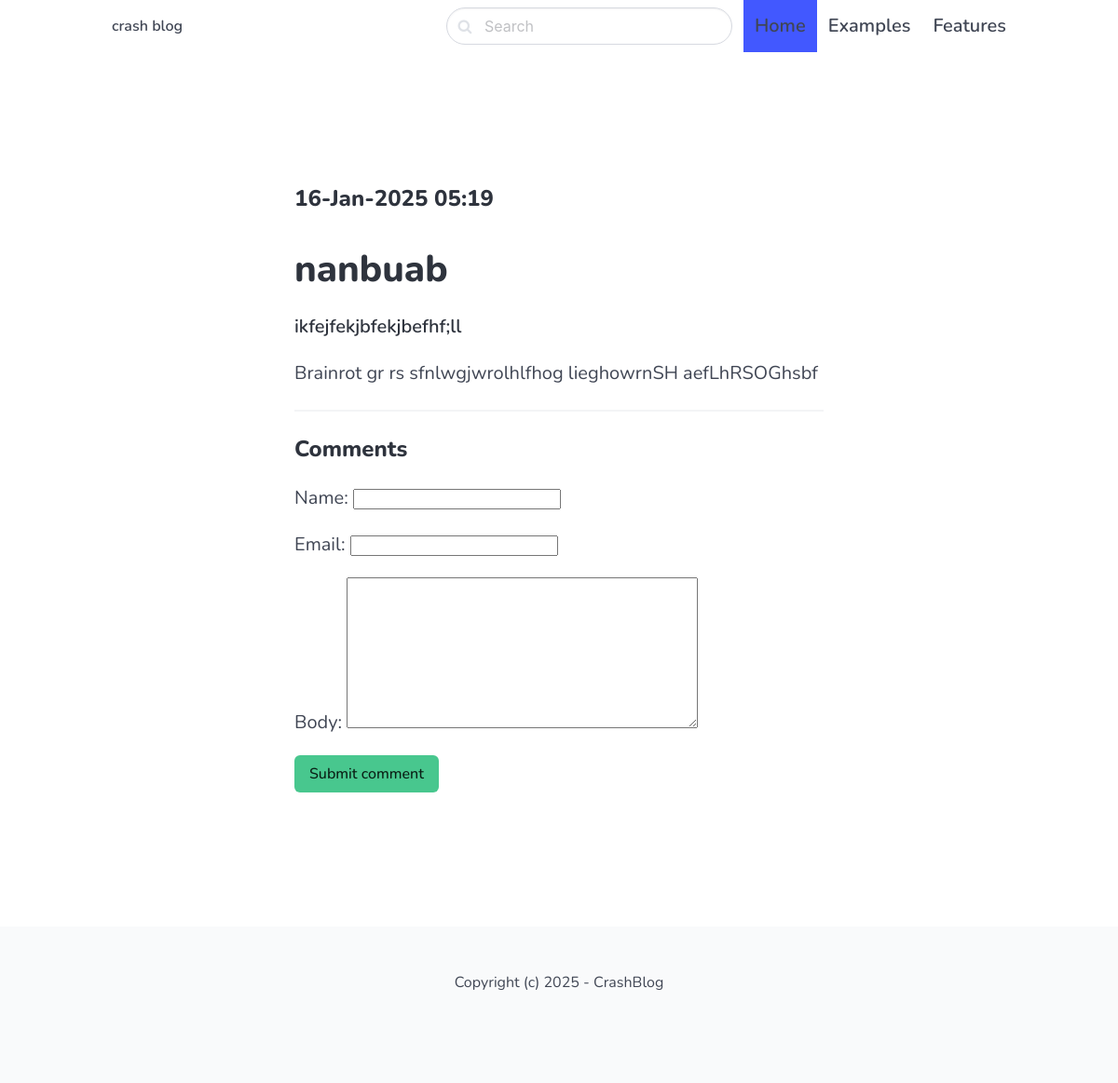
/ciihos/, run on an earlier commit of the app's database.
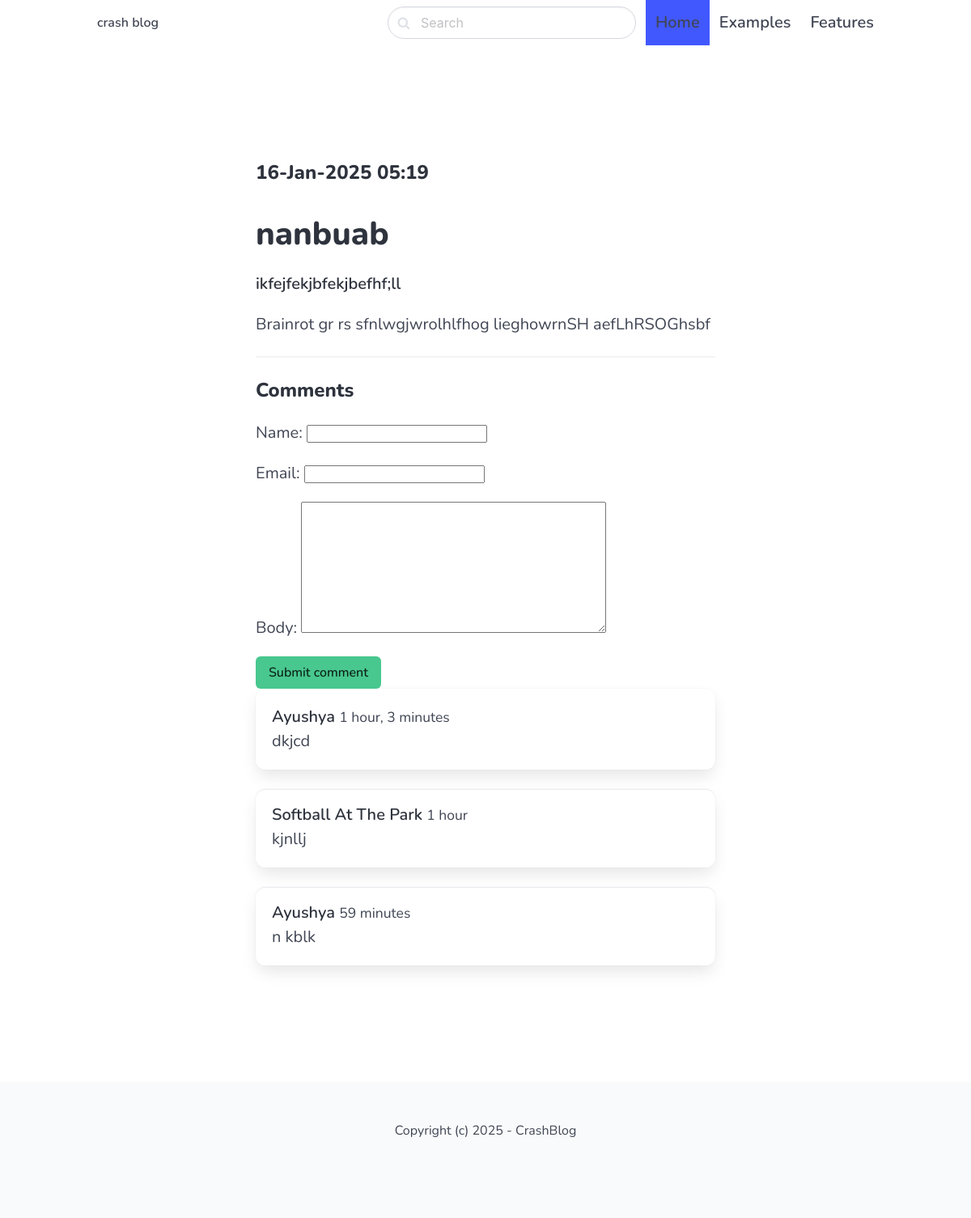
And on a later commit of the database.
### blog/models.py (models this page shows)
class PostBlog(models.Model):
    title = models.CharField(max_length=255)
    intro = models.TextField()
    body = models.TextField()
    slug = models.SlugField()    #those goofy ahh site url part
    created_at = models.DateTimeField(default = timezone.now) #dont use timezone.now() i.e. callable function as parameters but use timezone.now i.e. without brackets
    class Meta:
        ordering = ("-created_at",)           #latest one is first i.e. descending

class Comment(models.Model):
    post = models.ForeignKey(PostBlog, related_name='comments', on_delete = models.CASCADE )
    name = models.CharField(max_length = 255)
    email = models.EmailField()
    body = models.TextField()
    created_at = models.DateTimeField(default = timezone.now)

### blog/views.py (the view)
# urls.py: path("<slug:slug>/", views.detail, name="post_detail" ),
def detail(request, slug):
    post = get_object_or_404(PostBlog, slug = slug)
    if request.method == "POST":
        form =CommentForm(request.POST)
        if form.is_valid():
            comment = form.save(commit=False)      #doesnt save it to database
            comment.post = post
            comment.save()
            return redirect('post_detail', slug=slug)
    else:
        form = CommentForm()
    context = {'post': post, 'form': form}
    return render(request, 'blog/detail.html', context)

### blog/forms.py
class CommentForm(forms.ModelForm):
    class Meta:
        model = Comment
        fields = ('name',  'email', 'body')

### blog/templates/blog/detail.html (shortened to what this page needs)
{% extends 'core/base.html' %}
{% block content %}
    <section class="hero ">
        <div class="hero-body">
            <div class="container">
                <section class="section">
                    <div class="columns">
                      <div class="column is-8 is-offset-2">
                        <div class="content is-medium">
                            <h2 class="subtitle is-4">{{ post.created_at | date:'d-M-Y h:i'  }}</h2>
                            <h1 class="title">{{ post.title }}</h1>
                            <p><strong> {{ post.intro }} </strong></p>
                            <p> {{ post.body }} </p>
                            <hr>
                            <h2 class="subtitle is-4">Comments</h2>
                            <form method="post">
                                {{ form.as_p }}
                                <div class="field">
                                    <div class="control">
                                        <button class="button is-success"> Submit comment </button>
                                    </div>
                                </div>
                            </form>
                            {% for comment in post.comments.all %}
                                <article class="media box">
                                    <div class = "media-content">
                                        <strong>{{ comment.name }} </strong>  <small>{{comment.created_at | timesince }} </small><br>
                                        {{ comment.body }}
                                </article>
                            {% endfor %}
                        </div>
                      </div>
                    </div>
                </section>
            </div>
        </div>
    </section>
{% endblock %}

### core/templates/core/base.html (shortened to what this page needs)
<!DOCTYPE html>
<html>
    <head>
        <link rel="stylesheet" href="https://unpkg.com/bulma@1.0.2/css/bulma.min.css" />
        <link href="https://stackpath.bootstrapcdn.com/font-awesome/4.7.0/css/font-awesome.min.css" rel="stylesheet"
>
    </head>
    <body>
        <nav class="navbar">
        <div class="container">
          <div class="navbar-brand">
            <a class="navbar-item" href="/">
              <strong> crash blog </strong>
            </a>
          </div>
          <div id="navbarMenu" class="navbar-menu">
            <div class="navbar-end">
              <div class=" navbar-item">
                <div class="control has-icons-left">
                  <input class="input is-rounded" type="text" placeholder="Search">
                  <span class="icon is-left">
                  </span>
                </div>
              </div>
                <a class="navbar-item is-active is-size-5 has-text-weight-semibold">
                    Home
                </a>
                <a class="navbar-item is-size-5 has-text-weight-semibold">
                    Examples
                </a>
                <a class="navbar-item is-size-5 has-text-weight-semibold">
                    Features
                </a>
            </div>
          </div>
        </div>
        </nav>
        <section class="section">
        {% block content %}{% endblock %}
        </section>
        <footer class="footer">
            <div class="content has-text-centered">
              <p>
                Copyright (c) 2025 - CrashBlog
              </p>
            </div>
          </footer>
    </body>
</html>

### core/templates/core/base.html (style rules this page uses)
body { font-family: 'Nunito', sans-serif; }
nav.navbar { height: 6rem !important; box-shadow: 0 1px 3px 0 rgba(0, 0, 0, .1), 0 1px 2px 0 rgba(0, 0, 0, .06) !important; }

What changed in the data, as far as the page shows it:
added Comment: name "Ayushya", created_at "1 hour, 3 minutes", body "dkjcd"
added Comment: name "Softball At The Park", created_at "1 hour", body "kjnllj"
added Comment: name "Ayushya", created_at "59 minutes", body "n kblk"
